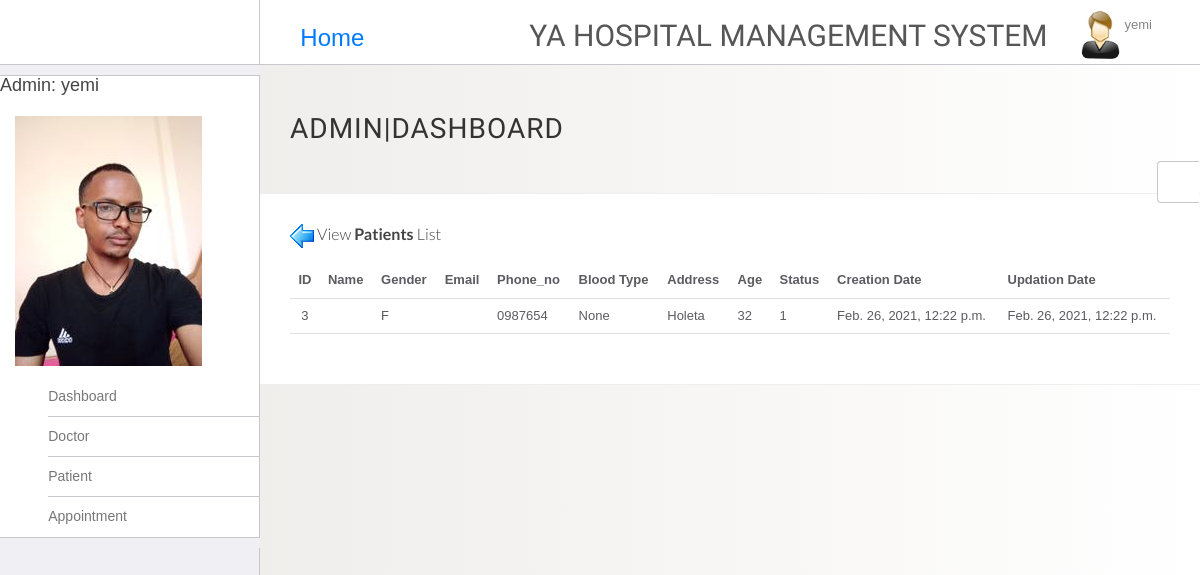
Page /users/patients_list/ (signed in) on the earlier database version.
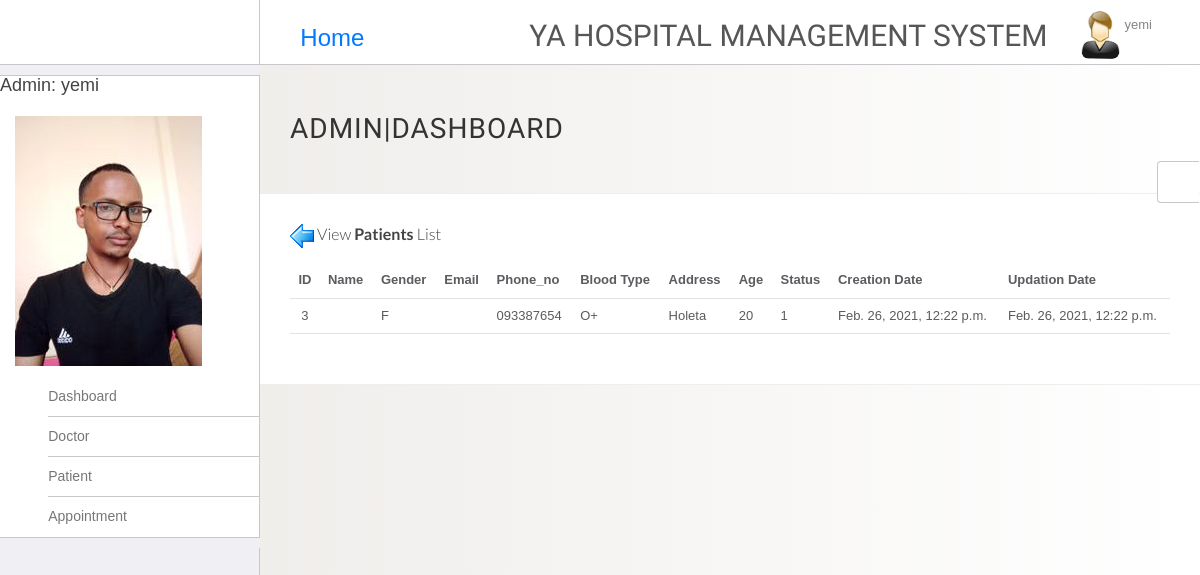
Same page on the later database version.
### users/models.py (models this page shows, shortened)
class Admin(models.Model):
    admin = models.OneToOneField(User, default="", on_delete=models.CASCADE)
    Male = 'M'
    Female = 'F'
    Gender = [
        (Male, 'M'),
        (Female, 'F'),
    ]
    gender = models.CharField(max_length=1, choices=Gender, default="",)
    address = models.CharField(max_length=100, blank=True, null=True)
    phone_no = models.CharField(max_length=20, blank=True, null=True)
    mobile_no = models.CharField(max_length=20, blank=True, null=True)
    updation_date = models.DateTimeField(default=timezone.now)
    image = models.ImageField(default='default.jpg', upload_to='profile_pics', blank=True, null=True)
    class Meta:
        verbose_name_plural = 'Admin'

class Patient(models.Model):
    patient = models.OneToOneField(User, default="", on_delete=models.CASCADE)
    a = 'A'
    aa = 'A+'
    b = 'B'
    bb = 'B+'
    ab = 'AB'
    oo = 'O+'
    o ='O-'
    blood_choice = (
        (a , 'A'),
        (aa , 'A+'),
        (b , 'B'),
        (bb , 'B+'),
        (ab , 'AB'),
        (oo , 'O+'),
        (o , 'O-'),
    )
    blood_type = models.CharField(choices=blood_choice, max_length=10, blank=True, null=True)
    address = models.CharField(max_length=100, blank=True, null=True)
    mobile_no = models.CharField(max_length=20, blank=True, null=True)
    age = models.PositiveSmallIntegerField()
    Male = 'M'
    Female = 'F'
    Gender = [
        (Male, 'M'),
        (Female, 'F'),
    ]
    gender = models.CharField(max_length=1, choices=Gender, default="",)
    Active = 1
    InActive = 0
    status_choice = (
        (Active, 1),
        (InActive, 0),
    )
    status = models.IntegerField(choices=status_choice)
    image = models.ImageField(default='default.jpg', upload_to='profile_pics', blank=True, null=True)
    creation_date = models.DateTimeField(default=timezone.now)
    updation_date = models.DateTimeField(default=timezone.now)
    class Meta:
        verbose_name_plural = 'Patients'

### users/views.py (the view)
# urls.py: path('patients_list/',PatientsListView.as_view(), name='patients_list'),
class PatientsListView(LoginRequiredMixin, ListView):
    model = Patient
    template_name = 'patients_list.html'
    context_object_name = 'patients'

### templates/patients_list.html
{% extends 'main.html' %}
{% load static %}
{% block content %}
  <div class="container-fluid container-fullw bg-white">
    <div class="row">
      <div class="col-md-12">
        <h5 class="over-title margin-bottom-15"> <a href="{% url 'main-home' %}"><img src="{% static 'images/back.ICO' %}" alt=""> </a>View <span class="text-bold">Patients</span> List</h5>
      <table class="table table-hover" id="sample-table-1">
          <thead>
            <tr>
              <th class="center">ID</th>
              <th>Name</th>
              <th>Gender</th>
              <th>Email</th>
              <th>Phone_no</th>
              <th>Blood Type</th>
              <th>Address</th>
              <th>Age</th>
              <th>Status</th>
              <th>Creation Date </th>
              <th>Updation Date </th>
            </tr>
          </thead>
        {% for patient in patients %}
          <tbody>
            <tr>
              <td class="center">{{patient.id}}</td>
              <td class="hidden-xs">{{patient.patient.first_name}} {{patient.patient.last_name}}</td>
              <td>{{patient.gender}}</td>
              <td>{{patient.email}}</td>
              <td>{{patient.mobile_no}}</td>
              <td>{{patient.blood_type}}</td>
              <td>{{patient.address}}</td>
              <td>{{patient.age}}</td>
              <td>{{patient.status}}</td>
              <td>{{patient.creation_date}}</td>
              <td>{{patient.updation_date}}</td>
            </tr>
           </tbody>
         {% endfor %}
         </table>
        </div>
      </div>
    </div>
{% endblock content %}

### templates/main.html (shortened to what this page needs)
{% load static %}
<!DOCTYPE html>
<html lang="en">
	<head>
    <link rel="stylesheet" href="{% static 'css/themes/theme-1.css' %}" id="skin_color" />
		<link rel="stylesheet" href="{% static 'vendor/bootstrap/css/bootstrap.min.css' %}">
		<link rel="stylesheet" href="{% static 'vendor/fontawesome/css/font-awesome.min.css' %}">
		<link rel="stylesheet" href="{% static 'vendor/themify-icons/themify-icons.min.css' %}">
		<link href="{% static 'vendor/animate.css/animate.min.css' %}" rel="stylesheet" media="screen">
		<link href="{% static 'vendor/perfect-scrollbar/perfect-scrollbar.min.css' %}" rel="stylesheet" media="screen">
		<link href="{% static 'vendor/switchery/switchery.min.css' %}" rel="stylesheet" media="screen">
		<link href="{% static 'vendor/bootstrap-touchspin/jquery.bootstrap-touchspin.min.css' %}" rel="stylesheet" media="screen">
		<link href="{% static 'vendor/select2/select2.min.css' %}" rel="stylesheet" media="screen">
		<link href="{% static 'vendor/bootstrap-datepicker/bootstrap-datepicker3.standalone.min.css' %}" rel="stylesheet" media="screen">
		<link href="{% static 'vendor/bootstrap-timepicker/bootstrap-timepicker.min.css' %}" rel="stylesheet" media="screen">
		<link rel="stylesheet" type="text/css" href="{% static 'main/css/bootstrap.min.css' %}">
		<link rel="stylesheet" href="{% static 'css/styles.css' %}">
		<link rel="stylesheet" href="{% static 'css/plugins.css' %}">
		<link rel="stylesheet" type="text/css" href="{% static 'main.css' %}">
	</head>
	<body>
		<div id="app">
      <div class="sidebar app-aside" id="sidebar">
      				<div class="sidebar-container perfect-scrollbar">
      						<ul class="nav navbar-left">
      								<li  style="padding-top:5% ">
                        {% if user.admin %}
                          <h4>Admin: {{user.username}}</h4>
                          {% elif user.doctor %}
                            <h4>Doctor: {{user.username}}</h4>
                        {% elif user.patient %}
								          <h4>Patient: {{user.username}}</h4>
                        {% else %}
                          <h4>User: {{user.username}}</h4>
                        {% endif %}
      							</li>
    							<li>
                    {% if user.admin %}
      								<a href class="dropdown-toggle" data-toggle="dropdown">
      									<img src="{{ user.admin.image.url }}" alt="profile" > <span class="username"></i></span></a>
                    {% elif user.doctor %}
                      <a href class="dropdown-toggle" data-toggle="dropdown">
                      <img src="{{ user.doctor.image.url }}" alt="profile" > <span class="username"></i></span></a>
                    {% elif user.patient %}
                        <a href class="dropdown-toggle" data-toggle="dropdown">
                        <img src="{{ user.patient.image.url }}" alt="profile" > <span class="username"></i></span></a>
                    {% else %}
                        <a href class="dropdown-toggle" data-toggle="dropdown">
                          <img src="{% static 'images/avatar.png' %}" alt="profile" > <span class="username"></i></span></a>
                    {% endif %}
                  </li>
                    </ul>
            <nav>
  						<ul class="main-navigation-menu">
                {% if user.admin %}
                <li>
                  <a href="{% url 'main-home' %}">
                    <div class="item-content">
                      <div class="item-media">
                        <i class="ti-home"></i>
                      </div>
                      <div class="item-inner">
                        <span class="title"> Dashboard </span>
                      </div></div></a></li>
                <li>
                  <a href="{% url 'doctor' %}">
                    <div class="item-content">
                      <div class="item-media">
                        <i class="ti-pencil-alt"></i>
                      </div>
                      <div class="item-inner">
                        <span class="title"> Doctor </span>
                      </div>
                    </div>
                  </a>
                </li>
                <li>
                  <a href="{% url 'patient' %}">
                    <div class="item-content">
                      <div class="item-media">
                        <i class="ti-pencil-alt"></i>
                      </div>
                      <div class="item-inner">
                        <span class="title"> Patient </span>
                      </div>
                    </div>
                  </a>
                </li>
                <li>
                  <a href="{% url 'appointment' %}">
                    <div class="item-content">
                      <div class="item-media">
                        <i class="ti-pencil-alt"></i>
                      </div>
                      <div class="item-inner">
                        <span class="title"> Appointment </span>
                      </div>
                    </div>
                  </a>
                </li>
                {% endif %}
  						</ul>
  					</nav>
      					</div>
      			</div>
			<div class="app-content">
        <header class="navbar navbar-default navbar-static-top ">
        					<div class="navbar-header ">
        						<a href="#" class="sidebar-toggler pull-right visible-md visible-lg" data-toggle-class="app-sidebar-closed" data-toggle-target="#app">
        							<i class="ti-align-justify"></i>
        						</a>
        					</div>
        					<div class="navbar-collapse collapse">
                    <ul class="nav navbar-nav">
                      <h3 style="margin-top:25px;"><a class="nav-item nav-link text-black" href="{% url 'main-home' %}"><i class="fa fa-home" aria-hidden="true"></i> Home</a></h3>
                   </ul>
        						<ul class="nav navbar-right">
        								<li  style="padding-top:2% ">
                          <a href="{% url 'main-home' %}">
        								<h2>YA Hospital Management System</h2></a>
        							</li>
        							<li class="dropdown current-user">
        								<a href class="dropdown-toggle" data-toggle="dropdown">
        									<img src="{% static 'images/images.jpg' %}"> <span class="username">
                            {{ user.username }}
                         <i class="ti-angle-down"></i></i></span>
        								</a>
        							</li>
        						</ul>
        					</div>
        				</header>
				<div class="main-content" >
					<div class="wrap-content container" id="container">
						<section id="page-title">
							<div class="row">
								<div class="col-sm-8">
									<h1 class="mainTitle">
                    {% if user.admin %}
                      Admin|Dashboard
                    {% elif user.doctor %}
                      Doctor|Dashboard
                    {% elif user.patient %}
                      Patient|Dashboard
                    {% else %}
                      User|Dashboard
                    {% endif %}</h1>
										</div>
							</div>
						</section>
            {% block content %}
            {% endblock content %}
					</div>
				</div>
			</div>
      <div class="settings panel panel-default hidden-xs hidden-sm" id="settings">
      				<button ct-toggle="toggle" data-toggle-class="active" data-toggle-target="#settings" class="btn btn-default">
      					<i class="fa fa-spin fa-gear"></i>
      				</button>
      				</div>
      			</div>
	</body>
</html>

### static/css/themes/theme-1.css (style rules this page uses)
body { background: #FAFAFA; }
header .navbar-header { background: #ffffff !important; border-right-color: #c8c7cc !important; border-bottom-color: #c8c7cc !important; }
header .navbar-header .sidebar-toggler, header .navbar-header .sidebar-mobile-toggler { color: #007aff !important; }
header .navbar-collapse { background: #ffffff !important; border-bottom-color: #c8c7cc !important; box-shadow: none !important; }
header .navbar-collapse .navbar-right > li > a { color: #777; }
header .navbar-collapse .navbar-right > li > a i { color: #007aff !important; }
#sidebar { background: #EFEFF4 !important; }
#sidebar:before { border-right-width: "1px" !important; border-right-style: solid; border-right-color: #c8c7cc !important; }
#sidebar nav { border-right-width: "1px" !important; border-right-style: solid; border-right-color: #c8c7cc !important; }
#sidebar nav > ul { background: #ffffff !important; border-bottom-color: #c8c7cc !important; border-top-color: #c8c7cc !important; }
#sidebar nav > ul > li > a .item-media > i { color: #007aff !important; }
#sidebar nav > ul > li > a .item-inner { color: #777 !important; border-bottom-color: #c8c7cc; }

### static/css/plugins.css (style rules this page uses)
.perfect-scrollbar { overflow-y: hidden !important; }

### static/main.css (style rules this page uses)
body { background: #fafafa; color: #333333; margin-top: 5rem; }
h1, h2, h3, h4, h5, h6 { color: #444444; }
ul { margin: 0; }
body { margin: 0; background-image: linear-gradient(to right, #ECE9E6 , #FFFFFF); }

Differences in the rows shown:
changed Patient "Holeta": mobile_no "0987654" → "093387654"; blood_type "None" → "O+"; age "32" → "20"
